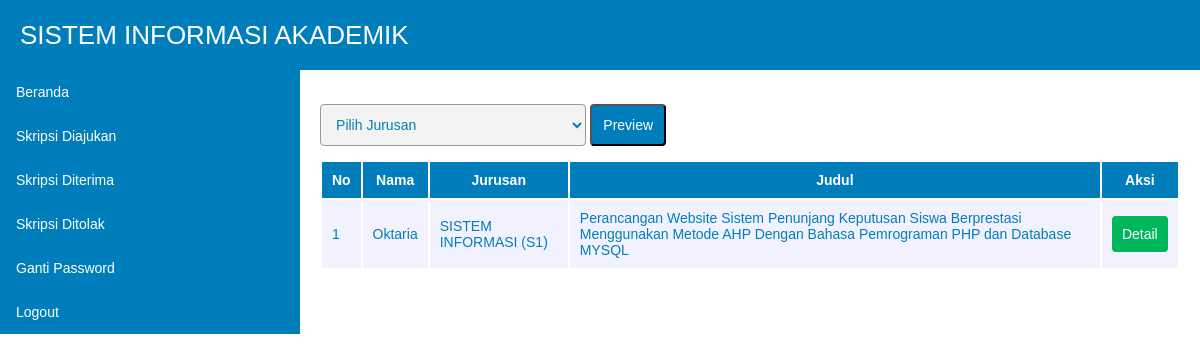
/dosen/index.php?p=skripsidiajukan (signed in), run on the app's committed database.
### tables this page shows
CREATE TABLE IF NOT EXISTS `skripsi` (
  `idskripsi` int(11) NOT NULL AUTO_INCREMENT,
  `nobp` varchar(20) NOT NULL,
  `judulskripsi` text NOT NULL,
  `temaskripsi` text NOT NULL,
  `objekskripsi` text NOT NULL,
  `ltrbelakangskripsi` text NOT NULL,
  `tgldiajukan` datetime NOT NULL DEFAULT '0000-00-00 00:00:00',
  `tglditerima` datetime NOT NULL DEFAULT '0000-00-00 00:00:00',
  `status` varchar(10) NOT NULL,
  `komentar` text NOT NULL,
  `judulke` int(11) NOT NULL,
  PRIMARY KEY (`idskripsi`)
);

CREATE TABLE IF NOT EXISTS `mahasiswa` (
  `nobp` varchar(15) NOT NULL,
  `nama` varchar(30) NOT NULL,
  `tmptgllahir` varchar(100) NOT NULL,
  `foto` text NOT NULL,
  `kdjurusan` varchar(10) NOT NULL,
  `password` varchar(100) NOT NULL,
  PRIMARY KEY (`nobp`)
);

CREATE TABLE IF NOT EXISTS `jurusan` (
  `kdjurusan` varchar(10) NOT NULL,
  `nmjurusan` varchar(30) NOT NULL,
  `kdfakultas` varchar(10) NOT NULL,
  PRIMARY KEY (`kdjurusan`)
);

### dosen/skripsidiajukan.php (the view, shortened to what this page needs)
<form method="POST" action="">
		<select name="kdjurusan">
			<option value="">Pilih Jurusan</option>
		</select>
		<input type="submit" name="cari" value="Preview">
</form>
<table>
	<tr>
		<th>No</th>
		<th>Nama</th>
		<th>Jurusan</th>
		<th>Judul</th>
		<th>Aksi</th>
	</tr>
	<?php
	$no = 1;
	if(isset($_POST['cari'])){
		$kdjurusan = $_POST['kdjurusan'];
		$jurusan = "and mahasiswa.kdjurusan like '$kdjurusan'";
	}else{
		$jurusan = "";
	}
	$tampil2 = mysqli_query($kon, "select * from skripsi,mahasiswa,jurusan where skripsi.nobp = mahasiswa.nobp $jurusan and mahasiswa.kdjurusan = jurusan.kdjurusan and skripsi.status = ''") or die(error);
	while ($data2 = mysqli_fetch_array($tampil2)) { ?>
		<tr>
			<td><?php echo $no++?></td>
			<td><?php echo $data2['nama'];?></td>
			<td><?php echo $data2['nmjurusan'];?></td>
			<td><?php echo $data2['judulskripsi'];?></td>
			<td><a href="?p=skripsidtl&idskripsi=<?php echo $data2['idskripsi'];?>" class="btn btn-edit" target="_blank">Detail</a></td>
		</tr>
	<?php } ?>
</table>

### dosen/style.css (style rules this page uses)
input[type="text"], input[type="date"], input[type="password"], input[type="file"], textarea, select { width:100%; padding:0.8em; margin-top:1em; font-family:Arial; font-size:14px; color:#007EBB; border:1px solid #999999; border-radius:4px; background-color:#F3F3F3; }
select { width:auto; }
option { padding:5px; }
input[type="submit"] { width:auto; margin-top:0.9em; color:#FFFFFF; background-color:#007EBB; padding:0.8em; font-family:Arial; font-size:14px; text-align:center; cursor:pointer; border-radius:4px; }
table { width:100%; border-color:#007EBB; }
th { text-align:center; padding:10px; background-color:#007EBB; color:#FFFFFF; font-family:Arial; font-size:14px; }
td { padding:10px; background-color:#F2F2FF; font-size:14px; color:#007EBB; }
a { color:#FF6600; text-decoration:none; }
.btn { font-family:Arial; font-size:14px; padding:9px 9px; text-align:center; cursor:pointer; border:1px solid transparent; border-radius:4px; }
.btn-edit { color:#FFFFFF; background-color:#00B75B; width:65px; }

### data on the page
skripsi: mahasiswa.nama "Oktaria", jurusan.nmjurusan "SISTEM INFORMASI (S1)", judulskripsi "Perancangan Website Sistem Penunjang Keputusan Siswa Berprestasi Menggunakan Metode AHP Dengan Bahasa Pemrograman PHP dan Database MYSQL"
